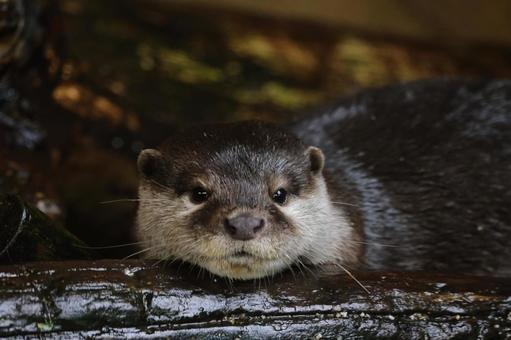
#> input picture chapter08/soodal.jpeg, 511 x 340 px
$ python translate.py
#> lines starting #> are read from the running program, lines starting #| are printed output that depends on the picture
import numpy as np
import cv2 as cv

def affine_translation():
    src = cv.imread('soodal.jpeg')
#> src is the input picture: shape (340, 511, 3); mean B, G, R 38.6, 46.6, 53.3

    if src is None:
        print('Image load failed')
        return

    affine_mat = np.array([[1, 0, 150],
                           [0, 1, 100]]).astype(np.float32)

    dst = cv.warpAffine(src, affine_mat, (0,0))
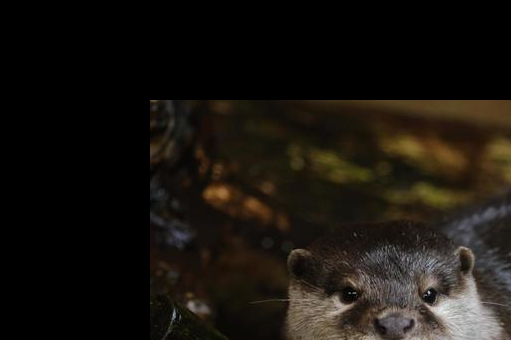
#> dst: shape (340, 511, 3); mean B, G, R 15.5, 20.9, 25.1

    cv.imshow('src', src)
    cv.imshow('dst', dst)
    cv.waitKey()
    cv.destroyAllWindows()

affine_translation()

$ run again, with chapter08/rose.bmp saved as chapter08/soodal.jpeg
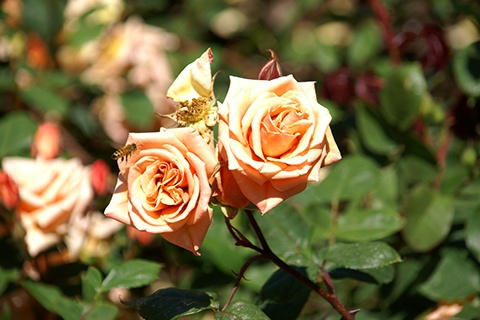
#> input picture chapter08/rose.bmp, 480 x 320 px
#> in affine_translation, src is the input picture: shape (320, 480, 3); mean B, G, R 63.2, 103.5, 115.6
#> in affine_translation, `dst = cv.warpAffine(src, affine_mat, (0,0))`:
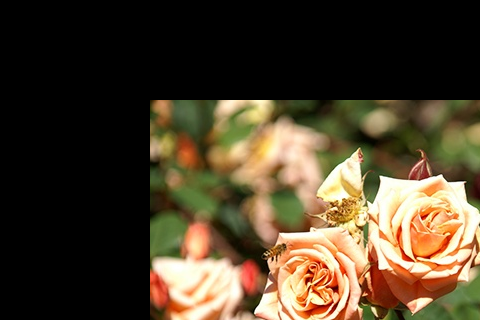
#> dst: shape (320, 480, 3); mean B, G, R 42.8, 63.3, 76.5
